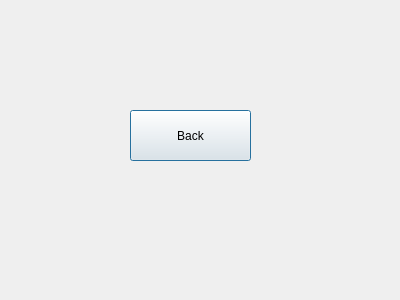
<?xml version="1.0" encoding="UTF-8"?>
<ui version="4.0">
 <class>second_window</class>
 <widget class="QDialog" name="second_window">
  <property name="geometry">
   <rect>
    <x>0</x>
    <y>0</y>
    <width>400</width>
    <height>300</height>
   </rect>
  </property>
  <property name="windowTitle">
   <string>Dialog</string>
  </property>
  <widget class="QPushButton" name="pushButton">
   <property name="geometry">
    <rect>
     <x>130</x>
     <y>110</y>
     <width>121</width>
     <height>51</height>
    </rect>
   </property>
   <property name="text">
    <string>Back</string>
   </property>
  </widget>
 </widget>
 <resources/>
 <connections/>
</ui>
